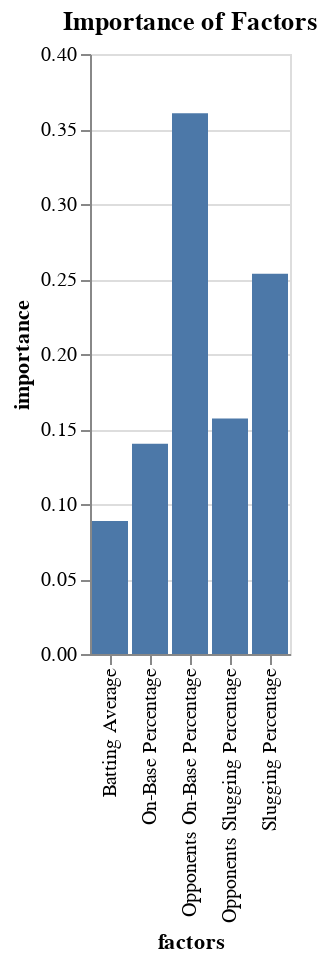

The notebook cell saved with this chart:
### Code cell
alt.Chart(df_fi).mark_bar().encode(
    x="factors",
    y="importance",
    tooltip=["importance"]
).properties(
    title = 'Importance of Factors'
)

### Figure 1 — Vega-Lite specification as saved in the notebook (floating-point values rounded to 4 significant figures)
{"config": {"view": {"continuousWidth": 400, "continuousHeight": 300}}, "data": {"name": "data-d0c1d77684a794dfef75216583a7b319"}, "mark": "bar", "encoding": {"tooltip": [{"field": "importance", "type": "quantitative"}], "x": {"field": "factors", "type": "nominal"}, "y": {"field": "importance", "type": "quantitative"}}, "title": "Importance of Factors", "$schema": "https://vega.github.io/schema/vega-lite/v4.17.0.json", "datasets": {"data-d0c1d77684a794dfef75216583a7b319": [{"importance": 0.1401, "factors": "On-Base Percentage"}, {"importance": 0.2536, "factors": "Slugging Percentage"}, {"importance": 0.08873, "factors": "Batting Average"}, {"importance": 0.3605, "factors": "Opponents On-Base Percentage"}, {"importance": 0.1571, "factors": "Opponents Slugging Percentage"}]}}
